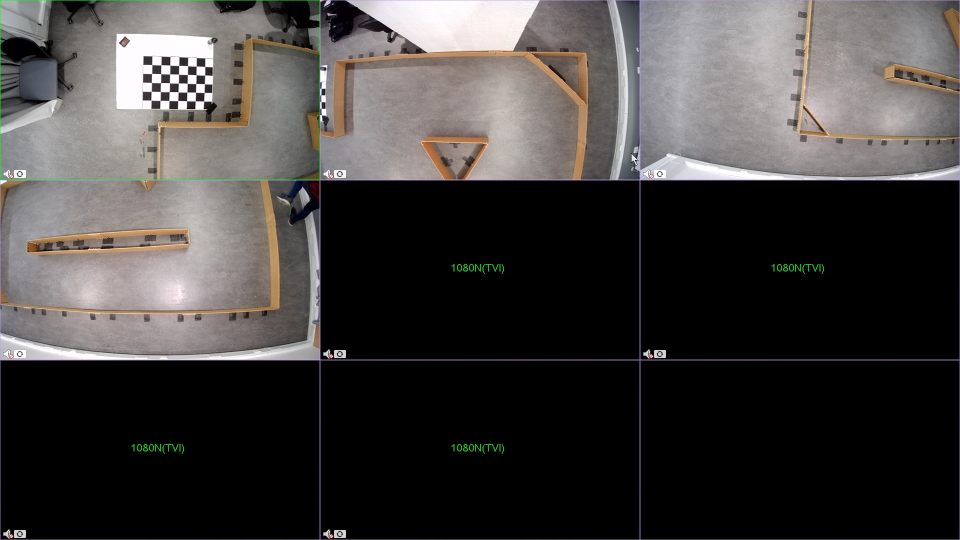
#> input picture Vision/0.jpg, 1920 x 1080 px, given as the content of the folder Red and Blue, which was not available (shown at 1/2 size)
$ python vision.py
#> lines starting #> are read from the running program, lines starting #| are printed output that depends on the picture; after the words box and inside, x2 and y2 are one past the last pixel; in counts of white or black regions, pixels touching at a corner belong together; pictures that were not available may be replaced by others from this repository, and a replacement may not be noted
### Vision/Finder.py
import numpy as np
import cv2
import glob
import math


class RobotFinder:

    def __init__(self):
        # Input colour in RGB format, and then array order is flipped (using [::-1]) to give BGR format,
        # as that is the format cv2 uses for colour

        # Set the parameters for the simple blob detector and create it

        params = cv2.SimpleBlobDetector_Params()
        params.filterByArea = True
        params.minArea = 30
        params.maxArea = 60
        params.filterByCircularity = True
        params.minCircularity = 0.8
        params.maxCircularity = 1.1
        params.filterByInertia = True
        params.minInertiaRatio = 0.5
        params.maxInertiaRatio = 1.1
        params.filterByColor = False
        params.filterByConvexity = False

        self.robot_detector = cv2.SimpleBlobDetector_create(params)

    # Given the merged image, find the position of the pink circle that gives us the position of the robot

    def find_blob(self, img, red, return_image_pos=False):

        # Threshold the image to the specified BGR range

        if red:
            lower_bound = np.array([0, 0, 175])
            upper_bound = np.array([210, 210, 255])
            blob_color = (0, 0, 255)
        else:
            lower_bound = np.array([175, 0, 0])
            upper_bound = np.array([255, 230, 230])
            blob_color = (255, 0, 0)

        thresh = cv2.inRange(img, lower_bound, upper_bound)

        # Errode the image to get rid of noise in the thresholded image

        kernel = np.ones((2, 2), np.uint8)
        thresh_img_errode = cv2.erode(thresh, kernel, iterations=1)

        # Invert the colour scheme, as our blobs are white and simple blob detector looks for black blobs

        inverted_thresh_img = 255 - thresh_img_errode

        # Find the blobs

        keypoints = self.robot_detector.detect(inverted_thresh_img)

        if len(keypoints) > 0:

            if len(keypoints) > 1:
                None
                # print("ROBOT FINDER FOUND MORE THAN ONE POSSIBLE POSITION FOR THE ROBOT, USING FIRST FOUND")

            # We assume there will only ever be one blob, as the simple blob detector filters the blobs based on their
            # circularity and area. So we can say the robot is at the centre of the first blob

            robot_pos = keypoints[0].pt

            if return_image_pos:
                # Draw the blob onto the thresholded image to make it easier to understand where it is
                thresh_robot = cv2.drawKeypoints(inverted_thresh_img, keypoints, np.array([]), blob_color,
                                                 cv2.DRAW_MATCHES_FLAGS_DRAW_RICH_KEYPOINTS)
                return keypoints, thresh_robot
            else:
                return keypoints

        elif len(keypoints) == 0:
            # print("ROBOT FINDER COULD NOT FIND THE ROBOT, RETURNING POSITION AS NONE")

            robot_pos = (None, None)

            if return_image_pos:
                return keypoints, inverted_thresh_img
            else:
                return keypoints

    def find_robot(self, img, return_image_pos=False):
        if return_image_pos:
            red_poses, thresh_red = self.find_blob(img, red=True, return_image_pos=True)
            blue_poses, thresh_blue = self.find_blob(img, red=False, return_image_pos=True)
            red_pos = (None, None)
            blue_pos = (None, None)
            dist = float('inf')
            for i in range(len(red_poses)):
                for j in range(len(blue_poses)):
                    temp_red_pos = red_poses[i].pt
                    temp_blue_pos = blue_poses[j].pt
                    this_dist = math.sqrt(
                        (temp_red_pos[0] - temp_blue_pos[0]) ** 2 + (temp_red_pos[1] - temp_blue_pos[1]) ** 2)
                    if this_dist < dist:
                        red_pos = temp_red_pos
                        blue_pos = temp_blue_pos
                        dist = this_dist
            if red_pos[0] is not None and blue_pos[0] is not None:
                angle = ((math.degrees(
                    math.atan2(red_pos[0] - blue_pos[0], (red_pos[1] - blue_pos[1]) * -1))) % 360)
                return thresh_red, thresh_blue, [float(c) for c in np.average([red_pos, blue_pos], axis=1)], angle
            elif red_pos[0] is not None:
                return thresh_red, thresh_blue, red_pos, None
            elif blue_pos[0] is not None:
                return thresh_red, thresh_blue, blue_pos, None
            else:
                return thresh_red, thresh_blue, (None, None), None
        else:
            red_poses = self.find_blob(img, red=True, return_image_pos=False)
            blue_poses = self.find_blob(img, red=False, return_image_pos=False)
            red_pos = (None, None)
            blue_pos = (None, None)
            dist = float('inf')
            for i in range(len(red_poses)):
                for j in range(len(blue_poses)):
                    temp_red_pos = red_poses[i].pt
                    temp_blue_pos = blue_poses[j].pt
                    this_dist = math.sqrt(
                        (temp_red_pos[0] - temp_blue_pos[0]) ** 2 + (temp_red_pos[1] - temp_blue_pos[1]) ** 2)
                    if this_dist < dist:
                        red_pos = temp_red_pos
                        blue_pos = temp_blue_pos
                        dist = this_dist
            if red_pos[0] is not None and blue_pos[0] is not None:
                angle = ((math.degrees(
                    math.atan2(red_pos[0] - blue_pos[0], (red_pos[1] - blue_pos[1]) * -1))) % 360)
                return [float(c) for c in np.average([red_pos, blue_pos], axis=0)], angle
            elif red_pos[0] is not None:
                return red_pos, None
            elif blue_pos[0] is not None:
                return blue_pos, None
            else:
                return (None, None), None

    # Given a set of images, find the robot in them and display the result

    # [9 lines left out: function view_thresh_robot, not called in this run]


images = glob.glob("Red and Blue/*.jpg")
rf = RobotFinder()
for fname in images:
    img = cv2.imread(fname)
#> img is the input picture: shape (1080, 1920, 3); mean B, G, R 62.2, 63.4, 66.3
    thresh_red, thresh_blue, robot_pos, angle = rf.find_robot(img, return_image_pos=True)
#> in find_blob, `thresh = cv2.inRange(img, lower_bound, upper_bound)`:
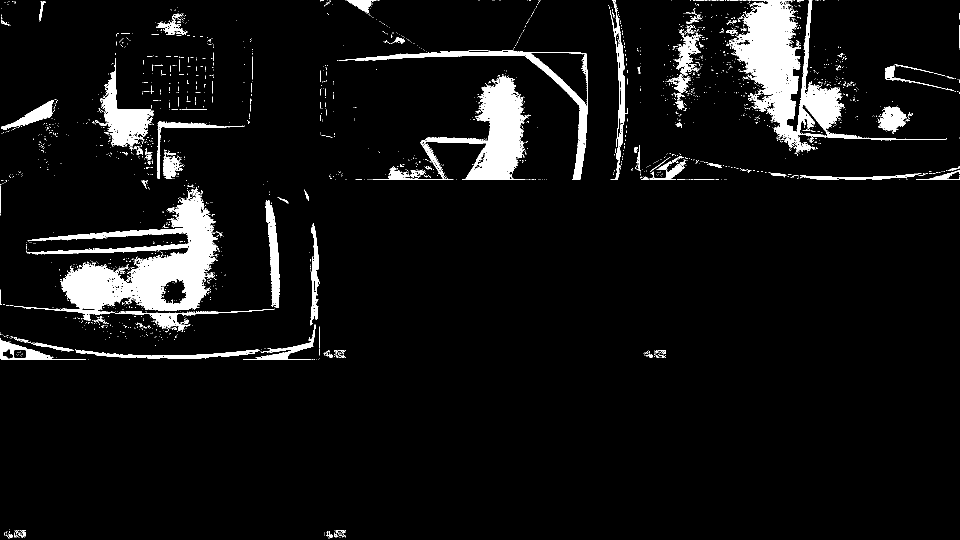
#> thresh: shape (1080, 1920) (shown at 1/2 size); 6.3% white; 2254 white regions (2135 under 20 px), largest, box (x1, y1, x2, y2) and area: (52, 375, 438, 621) 32741, (1458, 0, 1894, 305) 28636, (745, 151, 1057, 360) 16885
#> in find_blob, `thresh_img_errode = cv2.erode(thresh, kernel, iterations=1)`:
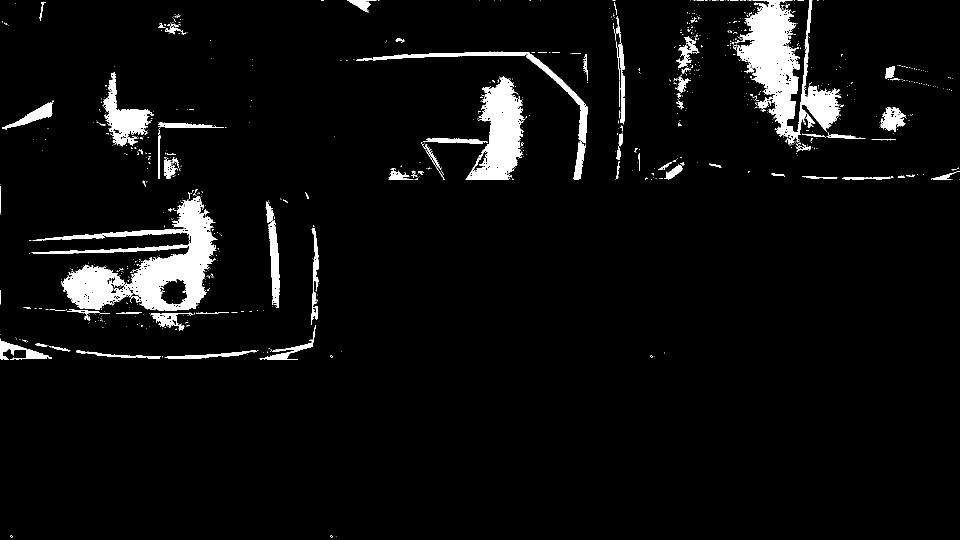
#> thresh_img_errode: shape (1080, 1920) (shown at 1/2 size); 4.9% white; 861 white regions (770 under 20 px), largest, box (x1, y1, x2, y2) and area: (63, 392, 435, 621) 28421, (1473, 0, 1683, 291) 23168, (931, 152, 1050, 360) 12810
#> in find_blob, `inverted_thresh_img = 255 - thresh_img_errode`:
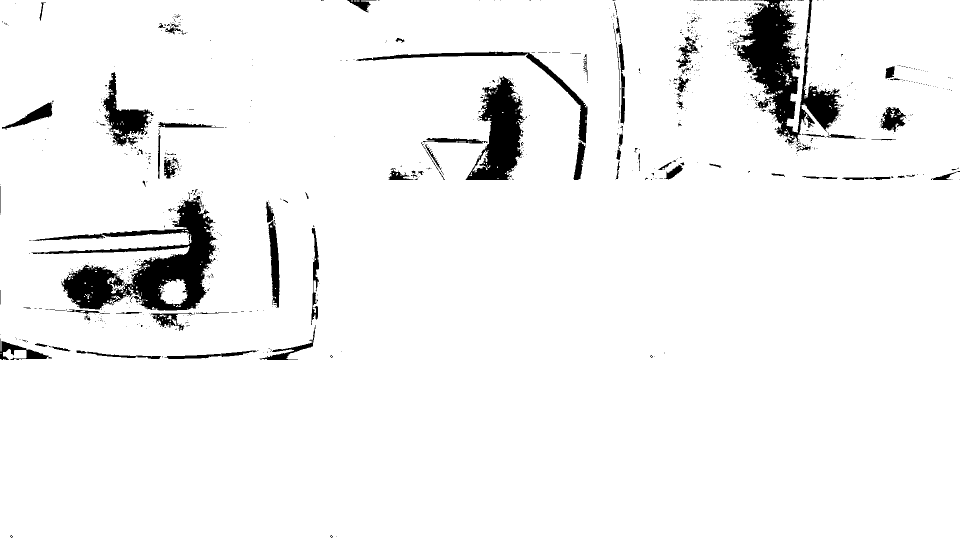
#> inverted_thresh_img: shape (1080, 1920) (shown at 1/2 size); 95.1% white; 861 black regions (770 under 20 px), largest, box (x1, y1, x2, y2) and area: (63, 392, 435, 621) 28421, (1473, 0, 1683, 291) 23168, (931, 152, 1050, 360) 12810
#> in find_blob, `keypoints = self.robot_detector.detect(inverted_thresh_img)`: keypoints = ()
#> call 2 of find_blob, with red = False, return_image_pos = True
#> in find_blob (call 2), `thresh = cv2.inRange(img, lower_bound, upper_bound)`:
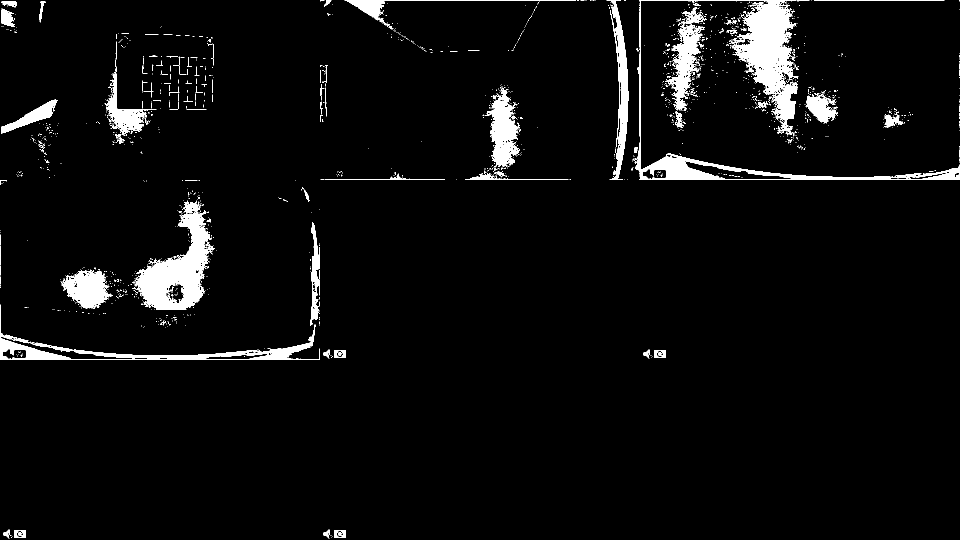
#> thresh: shape (1080, 1920) (shown at 1/2 size); 4.4% white; 1570 white regions (1482 under 20 px), largest, box (x1, y1, x2, y2) and area: (1270, 0, 1920, 360) 25521, (264, 401, 430, 620) 14202, (0, 610, 640, 720) 8204
#> (the rest of the program and of its run is left out)
